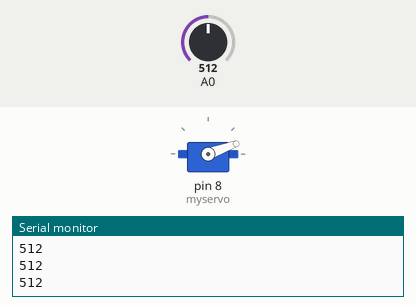
The sketch below on a simulated Arduino Uno, built with avr-gcc and run on an emulated ATmega328P. On the bench: servo, the last lines printed to the serial monitor. The test bench sets the inputs (shaded band); at power-on: A0 = 512.

Above: at 1.2 s.
1.3 s: A0 set to 583
4.3 s: A0 set to 615
At 5.4 s:
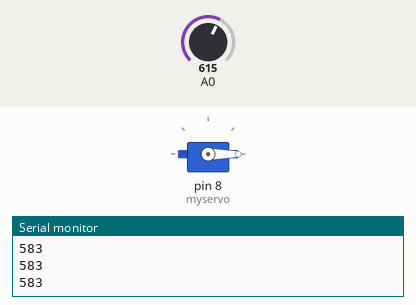
5.9 s: A0 set to 590
At 6.07 s:
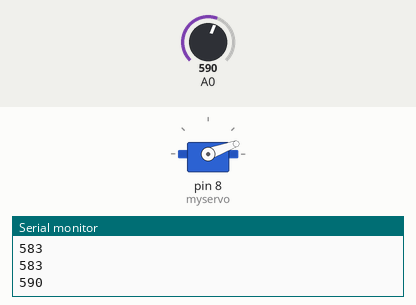
8.9 s: A0 set to 610
At 9.7 s:
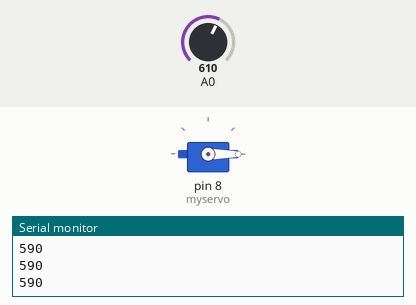
Timing chart, 0 to 11.4 s (numbered marks = the images above; inputs shaded):
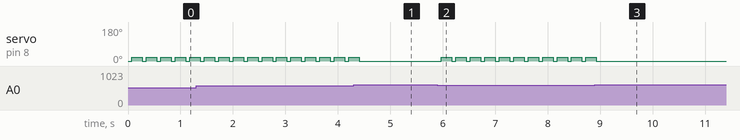

Measured:
- the behaviour switches between 599 and 600 on A0 (found by bisection; images 0 and 1)
- after the input at 4.3 s, servo on pin 8 (myservo): goes on until 4.4 s, then stays 0°
- after the input at 5.9 s, servo on pin 8 (myservo): alternates 20° for 0.20 s and 0° for 0.08 s, starting after 0.08 s
- after the input at 8.9 s, servo on pin 8 (myservo): goes on until 8.9 s, then stays 0°
- by itself, servo on pin 8 (myservo): alternates 20° for 0.20 s and 0° for 0.08 s

The sketch:

dino.ino
```cpp
#include <Servo.h>

Servo myservo;
void setup() {
  // put your setup code here, to run once:
pinMode(A0, INPUT_PULLUP);
Serial.begin(9600);
myservo.attach(8);
myservo.write(0);
}

void loop() {
  if(analogRead(A0) < 600){
  delay(75);
  myservo.write(20);
  Serial.println(analogRead(A0));
  delay(200);
  myservo.write(0);
   }
}
```
